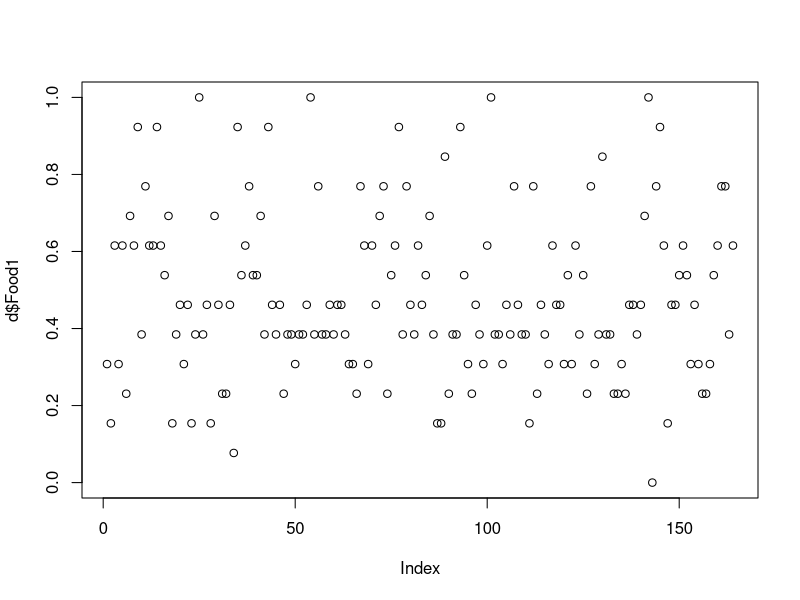
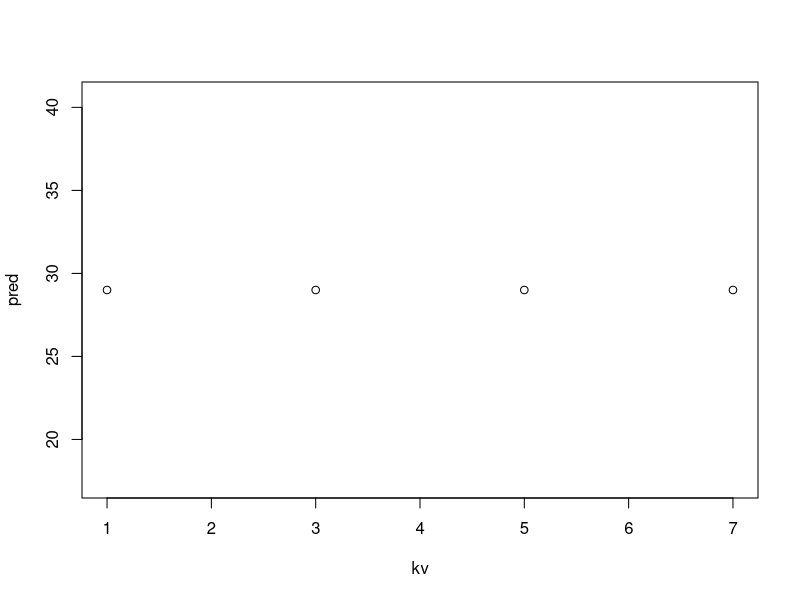

Reproduce these figures in R, in order.
## ---- chunk 1
knitr::opts_chunk$set(echo = TRUE)
## ---- chunk 2
d = read.csv("datos/MichelinNY.csv")
str(d)
## ---- chunk 3
set.seed(123)
n = nrow(d)
pos_train = sample(1:n,round(0.8*n), replace = F)
train_x = d[pos_train,3:6]
test_x = d[-pos_train,3:6]
train_y = d$InMichelin[pos_train]
test_y = d$InMichelin[-pos_train]
## ---- chunk 4
library(class)
test_pred = knn(train_x, test_x, train_y, k = 1)
table(test_y,test_pred)
## ---- chunk 5
test_pred = knn(train_x, test_x, train_y, k = 3)
table(test_y,test_pred)
## ---- chunk 6
d$Food1 = (d$Food - min(d$Food))/(max(d$Food) - min(d$Food))
plot(d$Food1)
## ---- chunk 7
normalization = function(x){
  x1 = (x - min(x))/(max(x) - min(x))
  return(x1)
}
## ---- chunk 8
d$Decor1 = normalization(d$Decor)
d$Service1 = normalization(d$Service)
d$Price1 = normalization(d$Price)
## ---- chunk 9
train_x = d[pos_train,7:10]
test_x = d[-pos_train,7:10]
test_pred = knn(train_x, test_x, train_y, k = 1)
table(test_y,test_pred)
## ---- chunk 10
train = d[pos_train,]
test = d[-pos_train,]
m = glm(InMichelin ~ Food + Decor + Service + Price, data = train, family = binomial)
prob = predict(m, newdata = test, type = "response")
## ---- chunk 11
pred = rep(0,length(prob))
pred[prob > 0.5] = 1
# Matriz de confusion
table(test$InMichelin, pred)
## ---- chunk 12
d = iris
str(d)
## ---- chunk 13
d$Sepal.Length1 = normalization(d$Sepal.Length)
d$Sepal.Width1 = normalization(d$Sepal.Width)
d$Petal.Length1 = normalization(d$Sepal.Length)
d$Petal.Width1 = normalization(d$Petal.Width)
## ---- chunk 14
set.seed(123)
n = nrow(d)
pos_train = sample(1:n,round(0.8*n), replace = F)
train_x = d[pos_train,6:9]
test_x = d[-pos_train,6:9]
train_y = d[pos_train,5]
test_y = d[-pos_train,5]
## ---- chunk 15
pred = knn(train_x,test_x,train_y, k=3)
## ---- chunk 16
table(test_y, pred)
## ---- chunk 17
kv = c(1,3,5,7)
pred = rep(0,4)
ii = 1
for (i in kv){
  pred_i = knn(train_x,test_x,train_y, k=i)
  pred[ii] = sum(diag(table(test_y,pred_i)))
  ii = ii + 1
}
plot(kv,pred)
